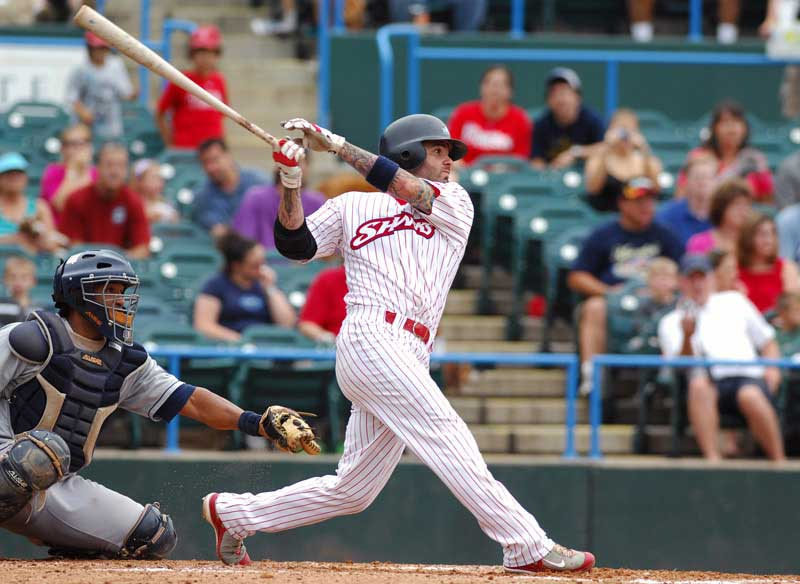
#> input picture frontend/src/assets/herosection-baseball.jpg, 800 x 584 px, given in place of video_0.mp4, which was not available
$ python trackBall.py
#> lines starting #> are read from the running program, lines starting #| are printed output that depends on the picture; after the words box and inside, x2 and y2 are one past the last pixel; in counts of white or black regions, pixels touching at a corner belong together; pictures that were not available may be replaced by others from this repository, and a replacement may not be noted
import cv2
import os
import numpy as np

def track_baseball(video_file, max_seconds=5):
#> called with video_file = 'datasets/videos/video_0.mp4', max_seconds = 5
    cap = cv2.VideoCapture(video_file)
    ball_positions = []

    if not cap.isOpened():
        print(f"Error opening video file: {video_file}")
        return None

    fps = int(cap.get(cv2.CAP_PROP_FPS))
    max_frames = max_seconds * fps
    frame_count = 0

    output_folder = "tracked_frames"
    os.makedirs(output_folder, exist_ok=True)

    fgbg = cv2.createBackgroundSubtractorMOG2()

    while cap.isOpened():
        ret, frame = cap.read()
#> frame is the input picture: shape (584, 800, 3); mean B, G, R 110.6, 107.9, 113.3
        if not ret or frame_count >= max_frames:
            break

        fgmask = fgbg.apply(frame)
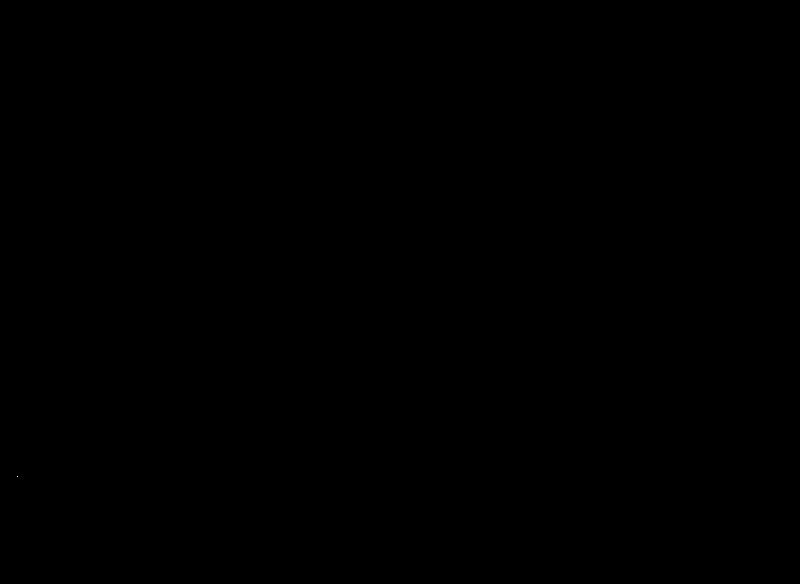
#> fgmask: shape (584, 800); values 127 (black) and 255 (white), 0% white in thin lines or dots, all inside (x1, y1, x2, y2) = (17, 476, 18, 477)

        hsv = cv2.cvtColor(frame, cv2.COLOR_BGR2HSV)
#> hsv: shape (584, 800, 3); mean H, S, V 81.5, 76.6, 129.6

        lower_color = np.array([0, 50, 50])
        upper_color = np.array([30, 255, 255])

        # Threshold the HSV image to get only baseball colors
        # Concern 1: The baseball may not be a solid color, and the lighting conditions may vary
        # Concern 2: The baseball may not be the only object with the specified color range (messed up with player uniform)
        mask = cv2.inRange(hsv, lower_color, upper_color)
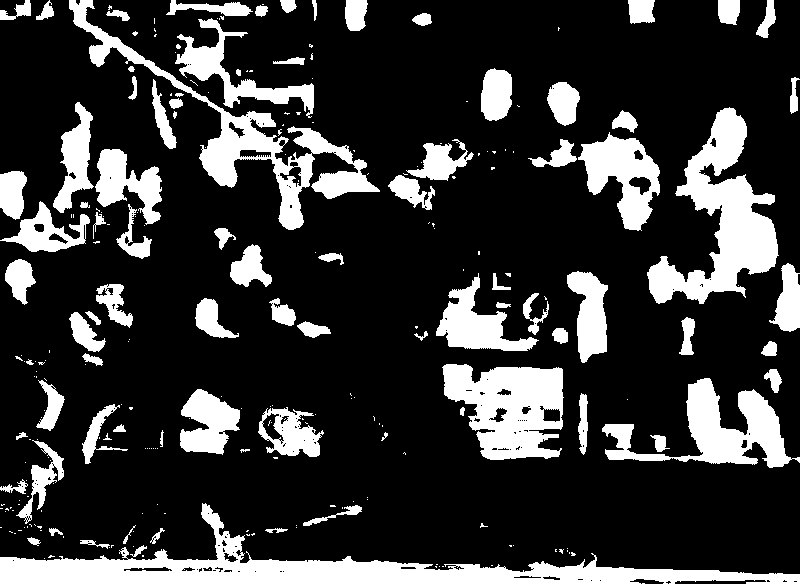
#> mask: shape (584, 800); 21.3% white; 260 white regions (173 under 20 px), largest, box (x1, y1, x2, y2) and area: (0, 503, 800, 584) 16310, (647, 107, 779, 304) 10343, (69, 0, 380, 230) 9050

        combined_mask = cv2.bitwise_and(fgmask, mask)
#> combined_mask: shape (584, 800); values 0 (black) and 127 (white), 21.3% white; 260 white regions (173 under 20 px)

        contours, _ = cv2.findContours(combined_mask, cv2.RETR_EXTERNAL, cv2.CHAIN_APPROX_SIMPLE)
#> contours = 255 contours, 175 with area under 20; largest, box (x1, y1, x2, y2) and area: (0, 503, 800, 584) 15762, (647, 107, 779, 304) 9934, (69, 0, 380, 230) 8878, (442, 364, 564, 460) 8086, (602, 378, 800, 468) 6111
        for contour in contours:
            if cv2.contourArea(contour) < 500:
                continue

            (x, y, w, h) = cv2.boundingRect(contour)
            aspect_ratio = float(w) / h

            if 0.8 < aspect_ratio < 1.2 and 20 < w < 100 and 20 < h < 100:
                cx, cy = x + w // 2, y + h // 2

                ball_positions.append((cx, cy))

                cv2.rectangle(frame, (x, y), (x + w, y + h), (0, 255, 0), 2)
                cv2.circle(frame, (cx, cy), 5, (0, 0, 255), -1)
#> this loop made 255 passes
#> (x, y, w, h, aspect_ratio, cx, cy) on passes 115, 142, 146, 150, 161, 195, 200, 248: (180, 389, 60, 66, 0.909, 210, 422), (69, 312, 37, 40, 0.925, 87, 332), (195, 298, 44, 40, 1.1, 217, 318), (96, 284, 37, 44, 0.841, 114, 306), (230, 244, 42, 43, 0.977, 251, 265), (95, 149, 67, 76, 0.882, 128, 187), (578, 132, 82, 99, 0.828, 619, 181), (628, 0, 27, 24, 1.12, 641, 12)
#> contour on passes 1 to 6: [[642, 583], [644, 583]], [[442, 566], [443, 566]], [[439, 566]], [[435, 566], [436, 567], [436, 566]], [[491, 565], [492, 565]], [[436, 564], [437, 564]]
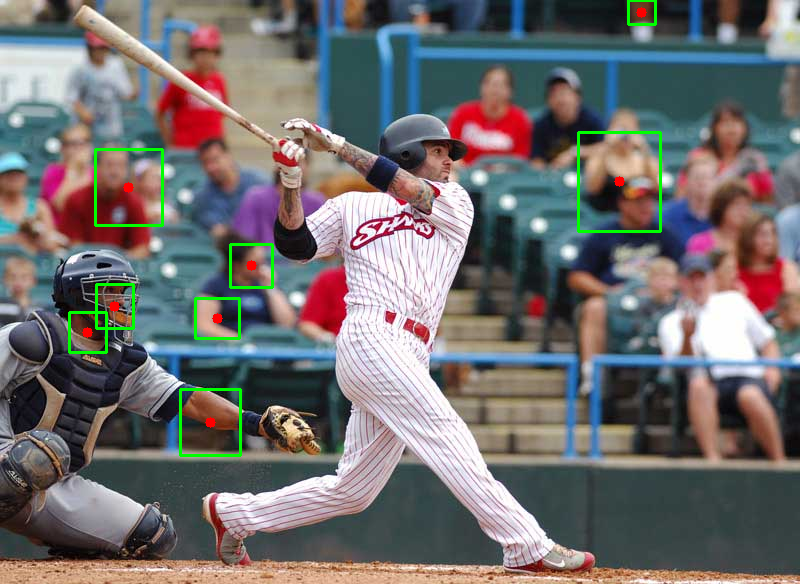
#> frame: shape (584, 800, 3); 1.19% of pixels changed, all inside (x1, y1, x2, y2) = (68, 0, 662, 457)
#> after the loop, ball_positions = [(210, 422), (87, 332), (217, 318), (114, 306), (251, 265), (128, 187), (619, 181), (641, 12)]

        frame_path = os.path.join(output_folder, f"frame_{frame_count:04d}.jpg")
        cv2.imwrite(frame_path, frame)

        frame_count += 1

    positions_file_path = "ball_positions.txt"
    with open(positions_file_path, "w") as f:
        for pos in ball_positions:
            f.write(f"{pos[0]},{pos[1]}\n")

    cap.release()
    cv2.destroyAllWindows()

    return positions_file_path

if __name__ == "__main__":
    video_file = "datasets/videos/video_0.mp4"
    positions_file = track_baseball(video_file, max_seconds=5)
    if positions_file:
        print(f"Ball positions saved to {positions_file}")
    else:
        print("Error processing video.")
